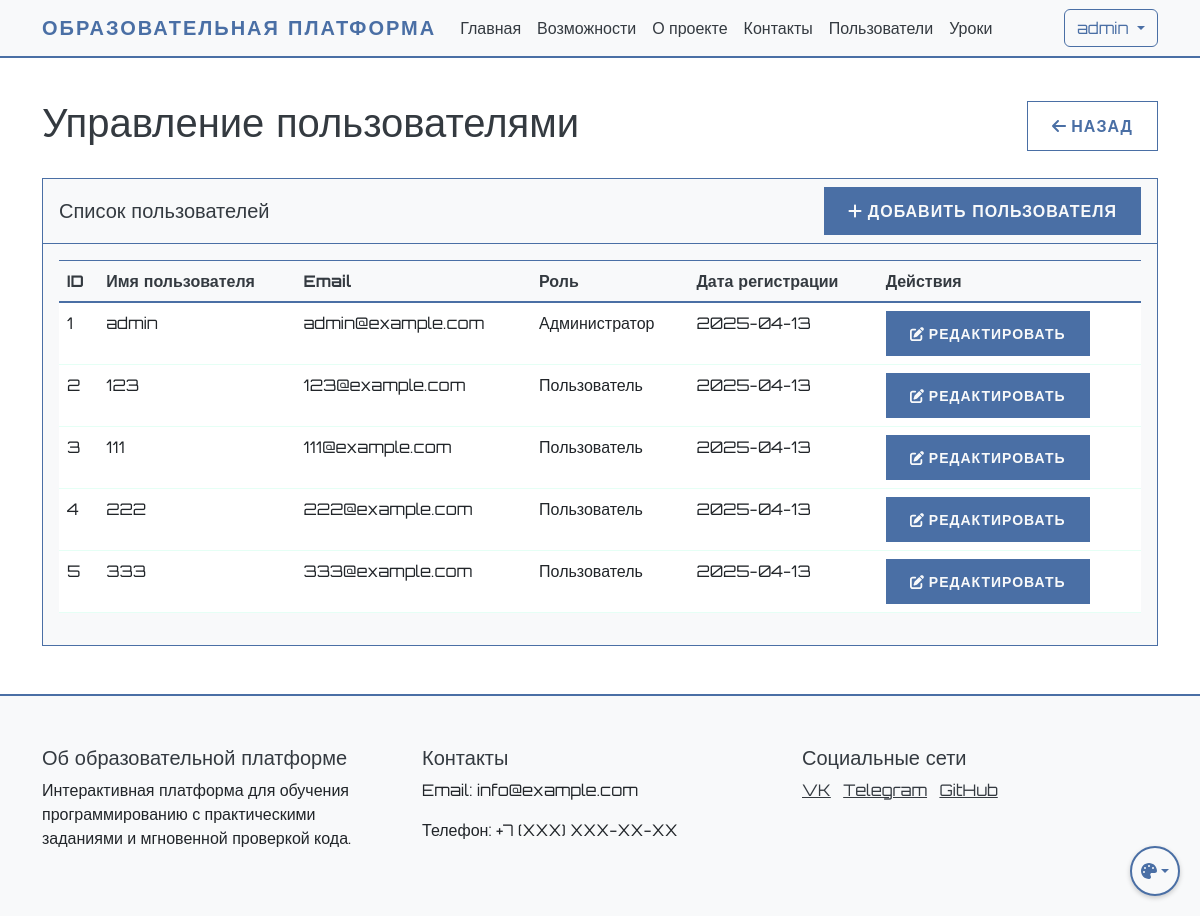
Before: /admin/users (signed in) with the older database file.
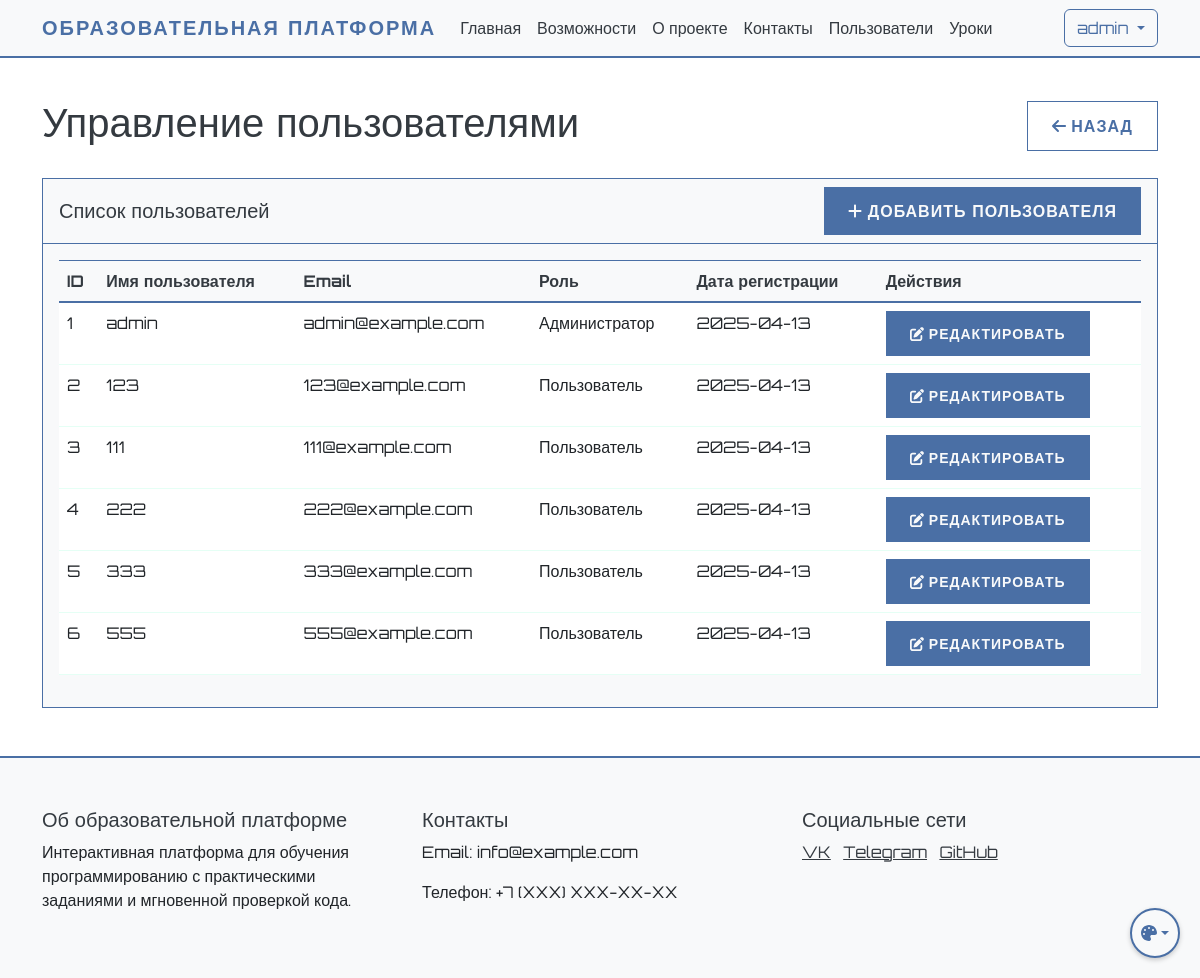
After: the same page with the newer database file.
### app.py (models this page shows, shortened)
class User(UserMixin, db.Model):
    id = db.Column(db.Integer, primary_key=True)
    name = db.Column(db.String(100), nullable=False)
    username = db.Column(db.String(80), unique=True, nullable=False)
    email = db.Column(db.String(120), unique=True, nullable=False)
    password_hash = db.Column(db.String(128))
    is_admin = db.Column(db.Boolean, default=False)
    created_at = db.Column(db.DateTime, default=db.func.now())
    last_login = db.Column(db.DateTime)
    is_active = db.Column(db.Boolean, default=True)
    progress = db.relationship('UserProgress', backref='user', lazy=True)
    ratings = db.relationship('UserRating', backref='user', lazy=True)
    chat_messages = db.relationship('ChatMessage', backref='user', lazy=True)

### app.py (the view)
@app.route('/admin/users')
@login_required
def user_list():
    if not current_user.is_admin:
        abort(403)  # Запрет доступа для не-админов
    users = User.query.all()
    return render_template('user_list.html', users=users)

### app.py (called while the page is built)
@login_manager.user_loader
def load_user(user_id):
    return db.session.get(User, int(user_id))

### templates/user_list.html (shortened to what this page needs)
{% extends "base.html" %}
{% block content %}
<div class="container mt-4">
    <div class="d-flex justify-content-between align-items-center mb-4">
        <h1>Управление пользователями</h1>
        <a href="{{ url_for('student_dashboard') }}" class="btn btn-secondary">
            <i class="fas fa-arrow-left"></i> Назад
        </a>
    </div>
    <div class="card">
        <div class="card-header">
            <div class="d-flex justify-content-between align-items-center">
                <h5 class="mb-0">Список пользователей</h5>
                <a href="{{ url_for('add_user') }}" class="btn btn-primary">
                    <i class="fas fa-plus"></i> Добавить пользователя
                </a>
            </div>
        </div>
        <div class="card-body">
            {% if users %}
                <div class="table-responsive">
                    <table class="table">
                        <thead>
                            <tr>
                                <th>ID</th>
                                <th>Имя пользователя</th>
                                <th>Email</th>
                                <th>Роль</th>
                                <th>Дата регистрации</th>
                                <th>Действия</th>
                            </tr>
                        </thead>
                        <tbody>
                            {% for user in users %}
                                <tr>
                                    <td>{{ user.id }}</td>
                                    <td>{{ user.username }}</td>
                                    <td>{{ user.email }}</td>
                                    <td>{{ 'Администратор' if user.is_admin else 'Пользователь' }}</td>
                                    <td>{{ user.created_at.strftime('%Y-%m-%d') }}</td>
                                    <td>
                                        <a href="{{ url_for('edit_user', user_id=user.id) }}" class="btn btn-sm btn-primary">
                                            <i class="fas fa-edit"></i> Редактировать
                                        </a>
                                    </td>
                                </tr>
                            {% endfor %}
                        </tbody>
                    </table>
                </div>
            {% else %}
                <div class="alert alert-info">
                    Пользователи не найдены.
                </div>
            {% endif %}
        </div>
    </div>
</div>
{% endblock %}

### templates/base.html (shortened to what this page needs)
<!DOCTYPE html>
<html lang="ru">
<head>
    <link href="https://cdn.jsdelivr.net/npm/bootstrap@5.3.0/dist/css/bootstrap.min.css" rel="stylesheet">
    <link href="{{ url_for('static', filename='css/cyberpunk.css') }}" rel="stylesheet">
</head>
<body data-theme="neutral">
    <nav class="navbar navbar-expand-lg navbar-dark">
        <div class="container">
            <a class="navbar-brand" href="{{ url_for('index') }}">Образовательная платформа</a>
            <div class="collapse navbar-collapse" id="navbarNav">
                <ul class="navbar-nav me-auto">
                    <li class="nav-item">
                        <a class="nav-link" href="{{ url_for('index') }}">Главная</a>
                    </li>
                    <li class="nav-item">
                        <a class="nav-link" href="#features">Возможности</a>
                    </li>
                    <li class="nav-item">
                        <a class="nav-link" href="#about">О проекте</a>
                    </li>
                    <li class="nav-item">
                        <a class="nav-link" href="#contact">Контакты</a>
                    </li>
                    {% if current_user.is_admin %}
                    <li class="nav-item">
                            <a class="nav-link" href="{{ url_for('user_list') }}">Пользователи</a>
                    </li>
                    <li class="nav-item">
                            <a class="nav-link" href="{{ url_for('lesson_list') }}">Уроки</a>
                    </li>
                    {% endif %}
                </ul>
                <div class="d-flex">
                    {% if current_user.is_authenticated %}
                        <div class="dropdown">
                            <button class="btn btn-outline-light dropdown-toggle" type="button" id="userMenu" data-bs-toggle="dropdown">
                                {{ current_user.username }}
                            </button>
                        </div>
                    {% else %}
                        <a href="{{ url_for('login') }}" class="btn btn-outline-light me-2">Войти</a>
                    {% endif %}
                </div>
            </div>
        </div>
    </nav>
    {% block content %}{% endblock %}
    <footer class="footer mt-5">
        <div class="container">
            <div class="row">
                <div class="col-md-4">
                    <h5>Об образовательной платформе</h5>
                    <p>Интерактивная платформа для обучения программированию с практическими заданиями и мгновенной проверкой кода.</p>
                </div>
                <div class="col-md-4">
                    <h5>Контакты</h5>
                    <p>Email: info@example.com</p>
                    <p>Телефон: +7 (XXX) XXX-XX-XX</p>
                </div>
                <div class="col-md-4">
                    <h5>Социальные сети</h5>
                    <a href="#" class="text-white me-2">VK</a>
                    <a href="#" class="text-white me-2">Telegram</a>
                    <a href="#" class="text-white">GitHub</a>
                </div>
            </div>
        </div>
    </footer>
    <div class="theme-switch">
        <button class="btn dropdown-toggle" type="button" id="themeDropdown" data-bs-toggle="dropdown" aria-expanded="false">
            <i class="fas fa-palette"></i>
        </button>
    </div>
</body>
</html>

### static/css/cyberpunk.css (style rules this page uses)
:root[data-theme="neutral"] { --cyber-primary: #4a6fa5; --cyber-secondary: #6c757d; --cyber-dark: #f8f9fa; --cyber-bg: #ffffff; --cyber-text: #212529; --cyber-text-light: #343a40; --cyber-text-muted: #6c757d; --cyber-card-bg: #f8f9fa; --cyber-text-dark: #212529; --cyber-info: #17a2b8; }
:root { transition: background-color 0.5s ease, color 0.5s ease, border-color 0.5s ease; }
body { font-family: 'Orbitron', sans-serif; background-color: var(--cyber-bg); color: var(--cyber-text); min-height: 100vh; display: flex; flex-direction: column; transition: background-color 0.5s ease, color 0.5s ease; }
.navbar { background-color: var(--cyber-dark) !important; border-bottom: 2px solid var(--cyber-primary); transition: background-color 0.5s ease, color 0.5s ease, border-color 0.5s ease; }
.navbar-brand { color: var(--cyber-primary) !important; font-weight: 700; text-transform: uppercase; letter-spacing: 2px; }
.nav-link { color: var(--cyber-text-light) !important; transition: all 0.3s ease; }
.btn-outline-light { border-color: var(--cyber-primary); color: var(--cyber-primary); transition: all 0.3s ease; }
.footer { background-color: var(--cyber-dark); border-top: 2px solid var(--cyber-primary); color: var(--cyber-text-light); padding: 50px 0; transition: background-color 0.5s ease, color 0.5s ease, border-color 0.5s ease; }
.text-white { color: var(--cyber-text-light) !important; }
h1, h2, h3, h4, h5, h6 { color: var(--cyber-text-light); }
p { color: var(--cyber-text); }
.card { background-color: var(--cyber-card-bg); border: 1px solid var(--cyber-primary); color: var(--cyber-text-light); transition: background-color 0.5s ease, color 0.5s ease, border-color 0.5s ease; }
.card-header { background-color: rgba(0, 255, 157, 0.1); border-bottom: 1px solid var(--cyber-primary); color: var(--cyber-text-light); }
.card-body { background-color: var(--cyber-card-bg); color: var(--cyber-text-light); }
.table { color: var(--cyber-text-light); transition: background-color 0.5s ease, color 0.5s ease, border-color 0.5s ease; }
.table thead th { background-color: var(--cyber-card-bg); border-bottom: 2px solid var(--cyber-primary); color: var(--cyber-text-light); }
.table tbody tr { background-color: var(--cyber-card-bg); border-bottom: 1px solid rgba(0, 255, 157, 0.1); }
.btn-outline-light { animation: cyberGlow 2s infinite; }
.btn-primary { background-color: var(--cyber-primary); border: none; color: var(--cyber-dark); padding: 0.75rem 1.5rem; border-radius: 0; font-weight: 600; letter-spacing: 1px; text-transform: uppercase; transition: all 0.3s ease; }
.btn-secondary { background-color: transparent; border: 1px solid var(--cyber-primary); color: var(--cyber-primary); padding: 0.75rem 1.5rem; border-radius: 0; font-weight: 600; letter-spacing: 1px; text-transform: uppercase; transition: all 0.3s ease; }
.card { background-color: var(--cyber-card-bg); border: 1px solid var(--cyber-primary); border-radius: 0; }
.card-header { background-color: var(--cyber-card-bg); border-bottom: 1px solid var(--cyber-primary); color: var(--cyber-text-light); }
.card-body { color: var(--cyber-text-light); }
.table { color: var(--cyber-text-light); }
.table thead th { border-bottom: 2px solid var(--cyber-primary); color: var(--cyber-text-light); }
.table td, .table th { border-top: 1px solid var(--cyber-primary); }
.theme-switch { position: fixed; bottom: 20px; right: 20px; z-index: 1000; }
.theme-switch .btn { width: 40px; height: 40px; border-radius: 50%; padding: 0; display: flex; align-items: center; justify-content: center; box-shadow: 0 2px 5px rgba(0,0,0,0.2); }

Changed rows visible on the page:
added User: id "6", username "555", email "555@example.com", is_admin "Пользователь", created_at "2025-04-13"
